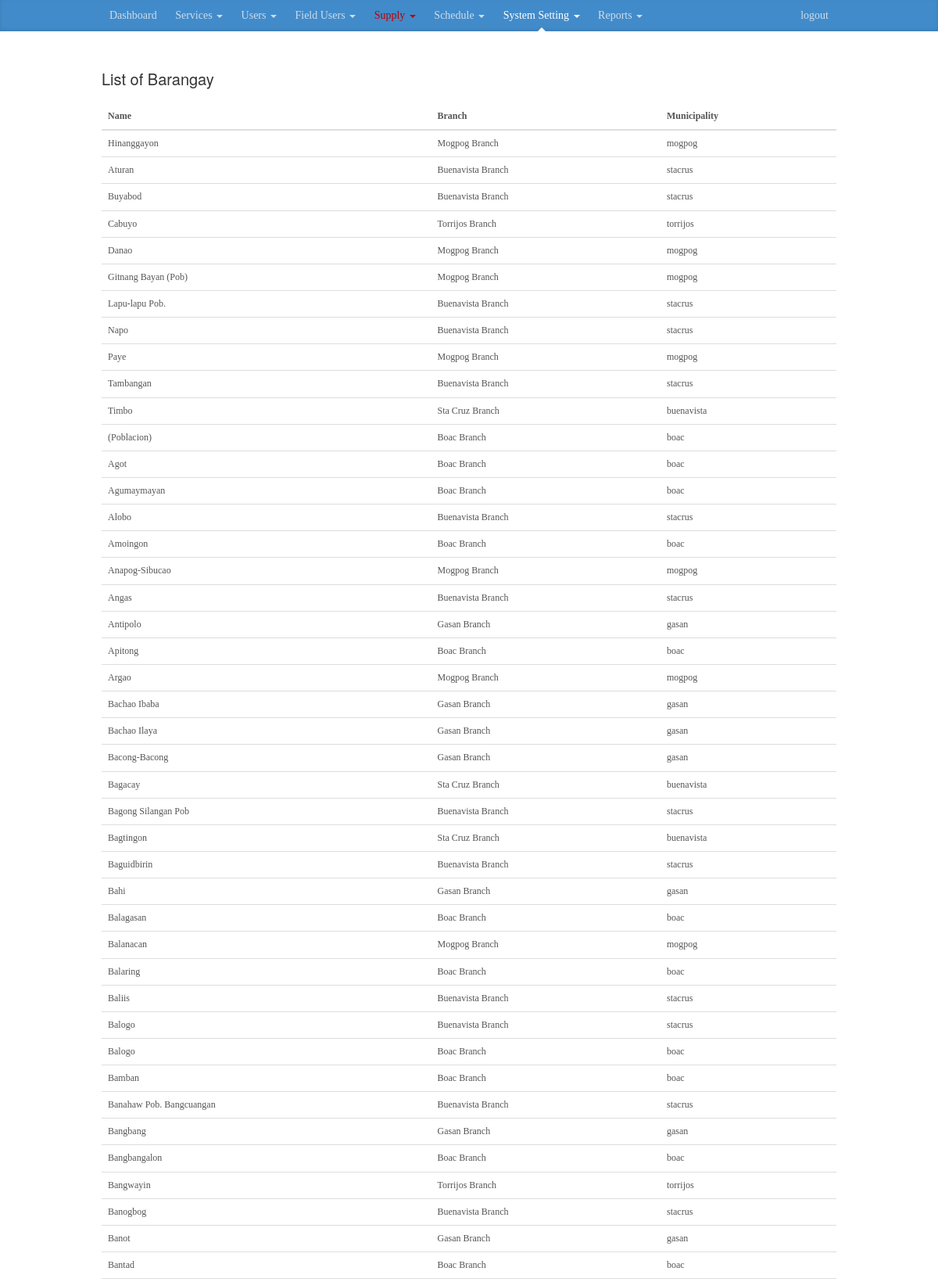
The app's page /all_brgy.php?active=system (signed in, upper part) with its own data.
### tables this page shows
CREATE TABLE `brgy` (
  `id` int(11) NOT NULL,
  `name` varchar(255) DEFAULT NULL,
  `branch_id` int(11) NOT NULL,
  `municipality` varchar(255) DEFAULT NULL
);

CREATE TABLE `branch` (
  `id` int(11) NOT NULL,
  `municipality` varchar(255) DEFAULT NULL,
  `name` varchar(255) DEFAULT NULL,
  `deleted` int(11) DEFAULT '0'
);

### backend/model.php (called while the page is built, shortened)
<?php
class Model {
	protected $db;
	public function __construct(){
		$server 	= "localhost";
		$db 		= "meralco";
		$username 	= "root";
		$charset 	= "utf8";
		$password 	= "";
		$db = new PDO("mysql:host=$server;dbname=$db;charset=$charset", $username, $password);
		$this->db = $db;
		$x = $this->getAllActiveLineman();
		$this->getSetting();
	}
	public function getAllBrgy(){
		$records = array();
		$stmnt = $this->db->query("
				SELECT t1.*,t2.name as 'branchName'
				FROM brgy t1
				LEFT JOIN branch t2
				ON t1.branch_id = t2.id
				ORDER BY t1.name
			");
		while($row = $stmnt->fetch()){
			$records[] = $row;
		}
		return $records;
	}
	public function getAllActiveLineman(){
		$records = array();
		$branch = $this->getBranchById($_SESSION['user']['branch_id']);
		$branch = $branch['municipality'];
		$stmnt   = $this->db->prepare("
				SELECT t1.id,CONCAT(t2.firstname,' ',t2.lastname) as name FROM user t1
				left join info t2 on t1.id = t2.userid
				WHERE t1.type = ?
				AND t2.municipality LIKE '%".$branch."%'
				AND t1.deleted = 0
			");
		$stmnt->execute(array("line_man"));
		while($row = $stmnt->fetch()){
			$records[] = $row;
		}
		return $records;
	}
	public function getSetting(){
		return  $this->db->query("SELECT * FROM setting LIMIT 1")->fetch();
	}
	public function getBranchById($id){
		$stmnt =  $this->db->prepare("
				SELECT *
				FROM branch
				where id = ?
				LIMIT 1
			");
		$stmnt->execute(array($id));
		return $stmnt->fetch();
	}
}

### backend/process.php (called while the page is built)
<?php
      include_once "model.php";
      $model = new Model();

### all_brgy.php (the view, shortened to what this page needs)
<!DOCTYPE html>
<html lang="en">
  <head>
    <link href="css/bootstrap.min.css" rel="stylesheet">
    <link href="css/blog.css" rel="stylesheet">
  </head>
  <body>
    <?php include_once "header.php"; ?>
    <div class="container">
      <div class="blog-header">
        <h1 class="blog-title">List of Barangay</h1>
      </div>
      <div class="row">
        <div class="col-sm-12 blog-main">
          <table class="table table-hovered">
            <thead>
              <tr>
                <th>Name</th>
                <th>Branch</th>
                <th>Municipality</th>
              </tr>
            </thead>
            <tbody>
              <?php $brgy = $model->getAllBrgy();
              ?>
              <?php foreach($brgy as $b){ ?>
              <tr>
                <td><?= $b['name'];?></td>
                <td><?= $b['branchName'];?></td>
                <td><?= $b['municipality'];?></td>
              </tr>
              <?php } ?>
            </tbody>
          </table>
        </div>
      </div>
    </div>
  </body>
</html>

### css/blog.css (style rules this page uses)
body { font-family: Georgia, "Times New Roman", Times, serif; color: #555; }
h1, .h1, h2, .h2, h3, .h3, h4, .h4, h5, .h5, h6, .h6,button { margin-top: 0; font-family: "Helvetica Neue", Helvetica, Arial, sans-serif; font-weight: normal; color: #333; }
@media (min-width: 1200px) { .container { width: 970px; } }
.blog-header { padding-top: 20px; padding-bottom: 20px; }
.blog-title { margin-top: 30px; margin-bottom: 0; font-size: 20px; font-weight: normal; }
.blog-main { font-size: 18px; line-height: 1.5; }
table { font-size: 12px; font-family: 'tahoma'; }

### records on screen
brgy: name "Hinanggayon", branch.name "Mogpog Branch", municipality "mogpog"
brgy: name "Aturan", branch.name "Buenavista Branch", municipality "stacrus"
brgy: name "Buyabod", branch.name "Buenavista Branch", municipality "stacrus"
brgy: name "Cabuyo", branch.name "Torrijos Branch", municipality "torrijos"
brgy: name "Danao", branch.name "Mogpog Branch", municipality "mogpog"
brgy: name "Gitnang Bayan (Pob)", branch.name "Mogpog Branch", municipality "mogpog"
brgy: name "Lapu-lapu Pob.", branch.name "Buenavista Branch", municipality "stacrus"
brgy: name "Napo", branch.name "Buenavista Branch", municipality "stacrus"
brgy: name "Paye", branch.name "Mogpog Branch", municipality "mogpog"
brgy: name "Tambangan", branch.name "Buenavista Branch", municipality "stacrus"
brgy: name "Timbo", branch.name "Sta Cruz Branch", municipality "buenavista"
brgy: name "(Poblacion)", branch.name "Boac Branch", municipality "boac"
brgy: name "Agot", branch.name "Boac Branch", municipality "boac"
brgy: name "Agumaymayan", branch.name "Boac Branch", municipality "boac"
brgy: name "Alobo", branch.name "Buenavista Branch", municipality "stacrus"
brgy: name "Amoingon", branch.name "Boac Branch", municipality "boac"
brgy: name "Anapog-Sibucao", branch.name "Mogpog Branch", municipality "mogpog"
brgy: name "Angas", branch.name "Buenavista Branch", municipality "stacrus"
brgy: name "Antipolo", branch.name "Gasan Branch", municipality "gasan"
brgy: name "Apitong", branch.name "Boac Branch", municipality "boac"
brgy: name "Argao", branch.name "Mogpog Branch", municipality "mogpog"
brgy: name "Bachao Ibaba", branch.name "Gasan Branch", municipality "gasan"
brgy: name "Bachao Ilaya", branch.name "Gasan Branch", municipality "gasan"
brgy: name "Bacong-Bacong", branch.name "Gasan Branch", municipality "gasan"
brgy: name "Bagacay", branch.name "Sta Cruz Branch", municipality "buenavista"
brgy: name "Bagong Silangan Pob", branch.name "Buenavista Branch", municipality "stacrus"
brgy: name "Bagtingon", branch.name "Sta Cruz Branch", municipality "buenavista"
brgy: name "Baguidbirin", branch.name "Buenavista Branch", municipality "stacrus"
brgy: name "Bahi", branch.name "Gasan Branch", municipality "gasan"
brgy: name "Balagasan", branch.name "Boac Branch", municipality "boac"
brgy: name "Balanacan", branch.name "Mogpog Branch", municipality "mogpog"
brgy: name "Balaring", branch.name "Boac Branch", municipality "boac"
brgy: name "Baliis", branch.name "Buenavista Branch", municipality "stacrus"
brgy: name "Balogo", branch.name "Buenavista Branch", municipality "stacrus"
brgy: name "Balogo", branch.name "Boac Branch", municipality "boac"
brgy: name "Bamban", branch.name "Boac Branch", municipality "boac"
brgy: name "Banahaw Pob. Bangcuangan", branch.name "Buenavista Branch", municipality "stacrus"
brgy: name "Bangbang", branch.name "Gasan Branch", municipality "gasan"
brgy: name "Bangbangalon", branch.name "Boac Branch", municipality "boac"
brgy: name "Bangwayin", branch.name "Torrijos Branch", municipality "torrijos"
brgy: name "Banogbog", branch.name "Buenavista Branch", municipality "stacrus"
brgy: name "Banot", branch.name "Gasan Branch", municipality "gasan"
brgy: name "Bantad", branch.name "Boac Branch", municipality "boac"
